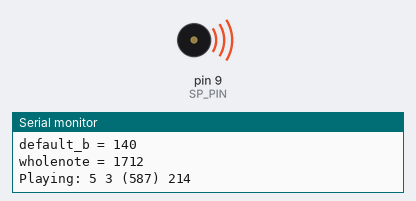
The sketch below on a simulated Arduino Uno, built with avr-gcc and run on an emulated ATmega328P. Parts: buzzer (waves = sounding), the last lines printed to the serial monitor. At 118.4 s the program stops and its outputs stay as they are.

Above: at 0.1 s.
At 31.2 s:
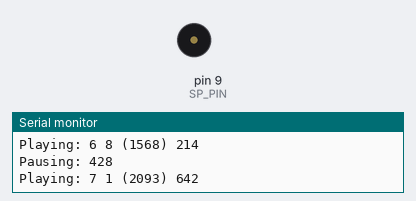
Timing chart, 0 to 40.0 s (numbered marks = the images above):
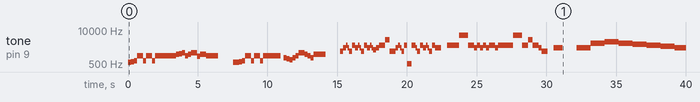

Measured:
- by itself, tone on pin 9 (SP_PIN): plays 587 Hz for 0.21 s, 622 Hz for 0.21 s, 659 Hz for 0.21 s, 1047 Hz for 0.43 s, 659 Hz for 0.21 s, 1047 Hz for 0.43 s … (96 notes in this stretch)

The sketch:

Exercise_h_.ino
```cpp
// MicroMusicWithRtttl.ino
// Play Nokia RTTTL format ringtones using array.
// 4105054025、鄭琮寶

#define SP_PIN 9
int Octave[] = {0, 262, 277, 294, 311, 330, 349, 370, 392, 415,
				440, 466, 494, 523, 554, 587, 622, 659, 698, 740, 784, 831,
				880, 932, 988,1047, 1109, 1175, 1245, 1319, 1397, 1480, 1568, 1661,
				1760, 1865, 1976, 2093, 2217, 2349, 2489, 2637, 2794, 2960, 3136, 3322,
				3520, 3729, 3951, 4186, 4435, 4699, 4978, 5274, 5588, 5920, 6272, 6645};
// 音樂陣列(此兩個陣列內沒有空格)
const char *song1 = "Entertainer:d=4,o=5,b=140:8d,8d#,8e,c6,8e,c6,8e,2c.6,8c6,8d6,8d#6,8e6,8c6,8d6,e6,8b,d6,2c6.p.8d,8d#,8e,c6,8e,c6,8e,2c.6,8p,8a,8g,8f#,8a,8c6,e6,8d6,8c6,8a,2d6";
const char *song2 = "Reveille:d=4,o=7,b=140:8g6,8c,16e,16c,8g6,8e,8c,16e,16c,8g6,8e,8c,16e,16c,8a6,8c,e,8c.8g6,8c,16e,16c,8g6,8e,8c.16e,16c,8g6,8e,8c,16e,16c,8g6,8e,c,p,8e,8e,8e,8e,g.8e,8c,8e,8c,8e,8c,e,8c,8e,8e,8e,8e,8e,g.8e,8c.8e,8c,8g6,8g6.c.";

// 題目要求
const char *song3 = "TwinkleTwinkle:d=4,o=7,b=120:c,c,g,g,a,a,2g,f,f,e,e,d,d,2c,g,g,f,f,e,e,2d,g,g,f,f,e,e,2d,c,c,g,g,a,a,2g,f,f,e,e,d,d,1c";
const char *song4 = "FrereJacques:d=4,o=7,b=125:c,d,e,c,c,d,e,c,e,f,1,2g,e,f,2g,8g,8a,8g,8f,e,c,8g,8a,8g,8f,e,c,c,g6,2c,c,g6,2c";
const char *song5 = "Beethoven5:d=8,o=7,b=125:g,g,g,2d#,p,f,f,f,2d";
const char *song6 = "ForHe'sAJollyGoodFellow:d=4,0=7,b=320:c,2e,e,e,d,e,2f.,2e,e,2d,d,d,c,d,2e.,2c,d,2e,e,e,d,e,2f,g,2a,a,g,g,g,2f,d,2c";
const char *song7 = "TakeMeOutToTheBallgame:d=4,o=7,b=225:2c6,c,a6,g6,e6,2g.6,2d6,p,2c6,c,a6,g6,e6,2g.6,g6,p,p,a6,g#6,a6,e6,f6,g6,a6,p,f6,2d6,p,2a6,a6,a6,b6,c,d,b6,a6,g6";

char Notes[] = {'p','a','#','b','c','#','d','#','e','f','#','g','#'};

#define SONGS_NUM 7
const char *songs[SONGS_NUM] = { song1, song2, song3, song4, song5, song6, song7 };

byte default_d = 4; //宣告並設定音符持續時間預設值
byte default_o = 7; //宣告並設定八度音變數預設值
int default_b = 140; //宣告並設定每分鐘多少拍預設值
int num;
long wholenote; // 宣告全音符的時間變數
long duration; //音符持續時間
byte note; //音高暫存變數
byte scale; //音階暫存變數

//播放RTITL函數
void play_rtttl(const char *p){
	while(*p != ':') // 指標直接找到第一個冒號':'
		p++; //只有一行指令,可以省略大括弧
	p++; // 跳過:
	// 取得該音樂陣列的音符持續時間值(duration)
	if(*p == 'd'){//若指標指定字元為'd'
		p = p + 2; // 跳過"d="
		num = 0;

	while(isdigit(*p)){ //判斷 p指標所指的字元是否為數字,是的話更新 num,否的話離開 while 迴圈
		num = (num * 10) + (*p++ - '0');
	} //執行完此行, p指標會移向下一個字元
	if(num > 0) //只有一行指令,可以省略大括弧
		default_d = num; // 取得該音樂陣列的音符持續時間值
	p++; // 跳過','
	}
	Serial.print("default_d = ");
	Serial.println(default_d, DEC);
	// 取得該音樂陣列的八度音變數預設值(octave)
	if(*p == 'o'){ //'o'
		p = p + 2; // 跳過"o="
		num = *p++ - '0'; // 不用考慮兩位數的問題
		if(num >= 3 && num <= 7)
			default_o = num; // 取得該音樂陣列的八度音變數值
		p++;
	} // 跳過,

	Serial.print("default_o= ");
	Serial.println(default_o, DEC);
	// 取得該音樂陣列的每分鐘多少拍值(BPM, beats per minute),也就是 tempo
	if(*p == 'b') {
		p = p + 2; // 跳過"b="
		num = 0;
		while(isdigit(*p)){
			num= (num * 10) + (*p++-'0');
		}
		default_b = num; // 取得該音樂陣列的每分鐘多少拍值
		p++; // 跳過:
	}
	Serial.print("default_b = ");
	Serial.println(default_b, DEC);
	// 取得全音符的時間,其中 L 為限定運算結果以 long 資料形態儲存
	wholenote = (60 * 1000L / default_b) * 4;
	Serial.print("wholenote = ");
	Serial.println(wholenote, DEC); // 開始播放每個音符,直到陣列結束
	while(*p) { // 首先取得音符的 duration,如果有的話
		num = 0;
		while(isdigit(*p)){
			num = (num * 10) + (*p++ - '0');
		}
		if(num) // 如果 num 不為零,duration 就用陣列設定值
			duration =  wholenote / num;
		else //如果 num 為零, duration 就用原訂初始值
			duration = wholenote / default_d; //休止符附點'.'的狀況放在後面需考慮
		// 取得音符
		note = 0;
		switch(*p){ //利用 case 函數取得 note
			case 'c':
				note = 1; break;	// 省略頁面,把兩行指令放在同一行
			case 'd':
				note = 3; break;
			case 'e':
				note = 5; break;
			case 'f':
				note = 6; break;
			case 'g':
				note = 8; break;
			case 'a':
				note= 10; break;
			case 'b':
				note = 12; break;
			case 'p':
			default:
				note = 0;
		}
		p++;
		// 取得'#' sharp 升音符(代示這個音符的音高要比標定的高半音)
		if(*p == '#'){
			note++;
			p++;
		}
		// 取得休止符附點". dotted note
		if(*p == '.'){ // 若有,則音符的音長比其原來的音長增加了一半
			duration += duration/2;
			p++;
		}
		// 取得音階(第幾個八度音)
		if(isdigit(*p))
			scale = *p++ - '0';
		else
			scale = default_o;
		if(*p == ',')
			p++; // 跳過',',處理下個音符,或到結尾了
		// 播放音符
		if(note){
			Serial.print("Playing: ");
			Serial.print(scale, DEC);
			Serial.print(' ');
			Serial.print(note, DEC);
			Serial.print(" (");
			Serial.print(Octave[(scale - 4) * 12 + note], DEC);
			Serial.print(") ");
			Serial.println(duration, DEC);
			tone(SP_PIN, Octave[(scale - 4) * 12 + note]);
			delay(duration); noTone(SP_PIN);
		}
		else{
			Serial.print("Pausing: ");
			Serial.println(duration, DEC);
			delay(duration);
		}
	}
}

// 主程式 setup 與 loop

void setup() {
	Serial.begin(9600);

}

void loop() {
	int i;
	Serial.print("Start.");
	for(i = 0; i < SONGS_NUM; i++){
		play_rtttl(songs[i]);
		delay(1000);
	}
	Serial.print("Done.");
	while(1) {}; // 停止執行程式

}
```
